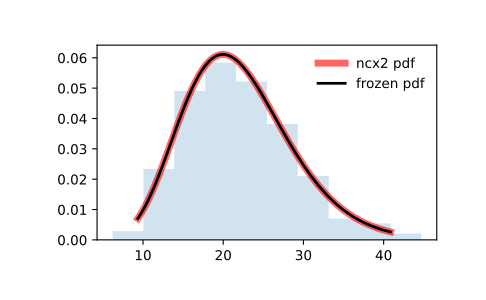

The script that drew this image:
from scipy.stats import ncx2
import matplotlib.pyplot as plt
fig, ax = plt.subplots(1, 1)

# Calculate the first four moments:

df, nc = 21, 1.06
mean, var, skew, kurt = ncx2.stats(df, nc, moments='mvsk')

# Display the probability density function (``pdf``):

x = np.linspace(ncx2.ppf(0.01, df, nc),
                ncx2.ppf(0.99, df, nc), 100)
ax.plot(x, ncx2.pdf(x, df, nc),
       'r-', lw=5, alpha=0.6, label='ncx2 pdf')

# Alternatively, the distribution object can be called (as a function)
# to fix the shape, location and scale parameters. This returns a "frozen"
# RV object holding the given parameters fixed.

# Freeze the distribution and display the frozen ``pdf``:

rv = ncx2(df, nc)
ax.plot(x, rv.pdf(x), 'k-', lw=2, label='frozen pdf')

# Check accuracy of ``cdf`` and ``ppf``:

vals = ncx2.ppf([0.001, 0.5, 0.999], df, nc)
np.allclose([0.001, 0.5, 0.999], ncx2.cdf(vals, df, nc))
# True

# Generate random numbers:

r = ncx2.rvs(df, nc, size=1000)

# And compare the histogram:

ax.hist(r, density=True, histtype='stepfilled', alpha=0.2)
ax.legend(loc='best', frameon=False)
plt.show()
